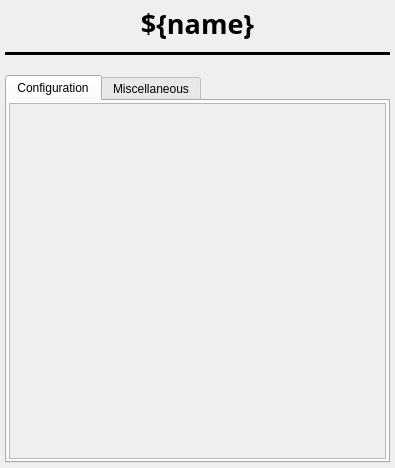
<?xml version="1.0" encoding="UTF-8"?>
<ui version="4.0">
 <class>Form</class>
 <widget class="QWidget" name="Form">
  <property name="geometry">
   <rect>
    <x>0</x>
    <y>0</y>
    <width>395</width>
    <height>468</height>
   </rect>
  </property>
  <property name="sizePolicy">
   <sizepolicy hsizetype="Preferred" vsizetype="Preferred">
    <horstretch>0</horstretch>
    <verstretch>0</verstretch>
   </sizepolicy>
  </property>
  <property name="windowTitle">
   <string>Form</string>
  </property>
  <layout class="QVBoxLayout" name="main_layout" stretch="0,0,0,3">
   <property name="spacing">
    <number>10</number>
   </property>
   <property name="sizeConstraint">
    <enum>QLayout::SetDefaultConstraint</enum>
   </property>
   <property name="leftMargin">
    <number>5</number>
   </property>
   <property name="topMargin">
    <number>5</number>
   </property>
   <property name="rightMargin">
    <number>5</number>
   </property>
   <property name="bottomMargin">
    <number>5</number>
   </property>
   <item>
    <widget class="QLabel" name="name_label">
     <property name="font">
      <font>
       <family>Sans Serif</family>
       <pointsize>20</pointsize>
       <weight>75</weight>
       <bold>true</bold>
      </font>
     </property>
     <property name="text">
      <string>${name}</string>
     </property>
     <property name="alignment">
      <set>Qt::AlignCenter</set>
     </property>
    </widget>
   </item>
   <item>
    <widget class="QFrame" name="underline">
     <property name="autoFillBackground">
      <bool>false</bool>
     </property>
     <property name="styleSheet">
      <string notr="true"/>
     </property>
     <property name="frameShape">
      <enum>QFrame::HLine</enum>
     </property>
     <property name="frameShadow">
      <enum>QFrame::Plain</enum>
     </property>
     <property name="lineWidth">
      <number>10</number>
     </property>
    </widget>
   </item>
   <item>
    <widget class="TyphonSignalPanel" name="read_panel">
     <property name="toolTip">
      <string/>
     </property>
     <property name="whatsThis">
      <string>
    Panel of Signals for Device
    </string>
     </property>
     <property name="showConfig" stdset="0">
      <bool>false</bool>
     </property>
     <property name="showOmitted" stdset="0">
      <bool>false</bool>
     </property>
    </widget>
   </item>
   <item>
    <widget class="QTabWidget" name="signal_tab">
     <property name="minimumSize">
      <size>
       <width>0</width>
       <height>250</height>
      </size>
     </property>
     <property name="maximumSize">
      <size>
       <width>16777215</width>
       <height>500</height>
      </size>
     </property>
     <property name="autoFillBackground">
      <bool>false</bool>
     </property>
     <property name="tabPosition">
      <enum>QTabWidget::North</enum>
     </property>
     <property name="tabShape">
      <enum>QTabWidget::Rounded</enum>
     </property>
     <property name="currentIndex">
      <number>0</number>
     </property>
     <property name="elideMode">
      <enum>Qt::ElideNone</enum>
     </property>
     <property name="usesScrollButtons">
      <bool>false</bool>
     </property>
     <property name="documentMode">
      <bool>false</bool>
     </property>
     <property name="tabBarAutoHide">
      <bool>false</bool>
     </property>
     <widget class="QWidget" name="config_tab">
      <attribute name="title">
       <string>Configuration</string>
      </attribute>
      <layout class="QHBoxLayout" name="config_tab_layout">
       <property name="leftMargin">
        <number>2</number>
       </property>
       <property name="topMargin">
        <number>2</number>
       </property>
       <property name="rightMargin">
        <number>2</number>
       </property>
       <property name="bottomMargin">
        <number>2</number>
       </property>
       <item>
        <widget class="QScrollArea" name="config_scroll">
         <property name="font">
          <font>
           <underline>false</underline>
          </font>
         </property>
         <property name="horizontalScrollBarPolicy">
          <enum>Qt::ScrollBarAlwaysOff</enum>
         </property>
         <property name="sizeAdjustPolicy">
          <enum>QAbstractScrollArea::AdjustToContentsOnFirstShow</enum>
         </property>
         <property name="widgetResizable">
          <bool>true</bool>
         </property>
         <widget class="QWidget" name="config_widget">
          <property name="geometry">
           <rect>
            <x>0</x>
            <y>0</y>
            <width>373</width>
            <height>232</height>
           </rect>
          </property>
          <layout class="QVBoxLayout" name="verticalLayout_2">
           <property name="leftMargin">
            <number>2</number>
           </property>
           <property name="topMargin">
            <number>2</number>
           </property>
           <property name="rightMargin">
            <number>2</number>
           </property>
           <property name="bottomMargin">
            <number>2</number>
           </property>
           <item>
            <widget class="TyphonSignalPanel" name="config_panel">
             <property name="toolTip">
              <string/>
             </property>
             <property name="whatsThis">
              <string>
    Panel of Signals for Device
    </string>
             </property>
             <property name="showHints" stdset="0">
              <bool>false</bool>
             </property>
             <property name="showNormal" stdset="0">
              <bool>false</bool>
             </property>
             <property name="showOmitted" stdset="0">
              <bool>false</bool>
             </property>
            </widget>
           </item>
          </layout>
         </widget>
        </widget>
       </item>
      </layout>
     </widget>
     <widget class="QWidget" name="misc_tab">
      <attribute name="title">
       <string>Miscellaneous</string>
      </attribute>
      <layout class="QHBoxLayout" name="misc_tab_layout">
       <property name="leftMargin">
        <number>2</number>
       </property>
       <property name="topMargin">
        <number>2</number>
       </property>
       <property name="rightMargin">
        <number>2</number>
       </property>
       <property name="bottomMargin">
        <number>2</number>
       </property>
       <item>
        <widget class="QScrollArea" name="misc_scroll">
         <property name="horizontalScrollBarPolicy">
          <enum>Qt::ScrollBarAlwaysOff</enum>
         </property>
         <property name="sizeAdjustPolicy">
          <enum>QAbstractScrollArea::AdjustToContentsOnFirstShow</enum>
         </property>
         <property name="widgetResizable">
          <bool>true</bool>
         </property>
         <widget class="QWidget" name="misc_widget">
          <property name="geometry">
           <rect>
            <x>0</x>
            <y>0</y>
            <width>373</width>
            <height>232</height>
           </rect>
          </property>
          <layout class="QVBoxLayout" name="verticalLayout">
           <property name="leftMargin">
            <number>2</number>
           </property>
           <property name="topMargin">
            <number>2</number>
           </property>
           <property name="rightMargin">
            <number>2</number>
           </property>
           <property name="bottomMargin">
            <number>2</number>
           </property>
           <item>
            <widget class="TyphonSignalPanel" name="misc_panel">
             <property name="toolTip">
              <string/>
             </property>
             <property name="whatsThis">
              <string>
    Panel of Signals for Device
    </string>
             </property>
             <property name="showHints" stdset="0">
              <bool>false</bool>
             </property>
             <property name="showNormal" stdset="0">
              <bool>false</bool>
             </property>
             <property name="showConfig" stdset="0">
              <bool>false</bool>
             </property>
            </widget>
           </item>
          </layout>
         </widget>
        </widget>
       </item>
      </layout>
     </widget>
    </widget>
   </item>
  </layout>
 </widget>
 <customwidgets>
  <customwidget>
   <class>TyphonSignalPanel</class>
   <extends>QWidget</extends>
   <header>typhon.signal</header>
  </customwidget>
 </customwidgets>
 <resources/>
 <connections/>
</ui>
